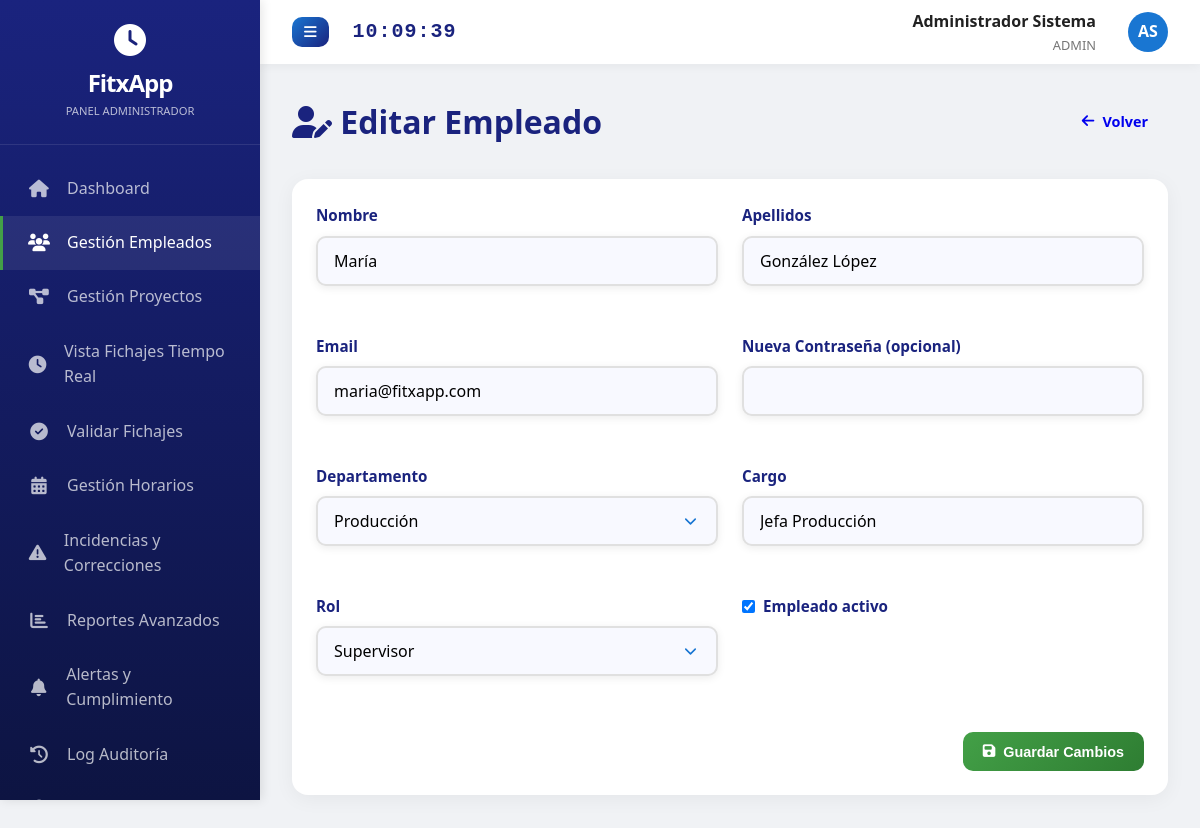
The app's page /fitxapp/admin/empleados_editar.php?id=2 (signed in) with its own data.
### tables this page shows
CREATE TABLE usuarios (
  id INT PRIMARY KEY AUTO_INCREMENT,
  nombre VARCHAR(50) NOT NULL,
  apellidos VARCHAR(100) NOT NULL,
  email VARCHAR(100) NOT NULL UNIQUE,
  password VARCHAR(255) NOT NULL,
  rol ENUM('admin','supervisor','empleado') DEFAULT 'empleado',
  departamento_id INT NULL,
  cargo VARCHAR(100),
  telefono VARCHAR(20),
  dni VARCHAR(20),
  fecha_alta DATE NULL,
  avatar VARCHAR(255) NULL,
  activo TINYINT(1) DEFAULT 1,
  fecha_creacion DATETIME DEFAULT CURRENT_TIMESTAMP,
  FOREIGN KEY (departamento_id) REFERENCES departamentos(id) ON DELETE SET NULL
);

CREATE TABLE departamentos (
  id INT PRIMARY KEY AUTO_INCREMENT,
  nombre VARCHAR(100) NOT NULL UNIQUE,
  descripcion TEXT,
  supervisor_id INT NULL,
  fecha_creacion DATETIME DEFAULT CURRENT_TIMESTAMP
);

### fitxapp/includes/db.php (called while the page is built, shortened)
<?php
function escape($string) {
    return htmlspecialchars($string ?? '', ENT_QUOTES, 'UTF-8');
}
?>

### fitxapp/admin/empleados_editar.php (the view, shortened to what this page needs)
<?php
require_once '../includes/db.php';
require_once '../includes/funciones.php';
$id = $_GET['id'];
$stmt = $pdo->prepare("SELECT * FROM usuarios WHERE id = ?");
$stmt->execute([$id]);
$empleado = $stmt->fetch();
$stmt = $pdo->query("SELECT id, nombre FROM departamentos ORDER BY nombre ASC");
$departamentos = $stmt->fetchAll();
?>
<!DOCTYPE html>
<html lang="es">
<head>
    <link rel="stylesheet" href="https://cdnjs.cloudflare.com/ajax/libs/font-awesome/6.4.0/css/all.min.css">
    <link rel="stylesheet" href="../assets/css/style.css">
</head>
<body>
<?php include '../includes/sidebar_admin.php'; ?>
<div class="main-contenedor">
    <?php include '../includes/header.php'; ?>
    <div class="contenido">
        <div style="display: flex; justify-content: space-between; align-items: center; margin-bottom: 2rem;">
            <h1 style="color: #1a237e;">
                <i class="fas fa-user-edit"></i> Editar Empleado
            </h1>
            <a href="empleados.php" class="btn btn-secundario">
                <i class="fas fa-arrow-left"></i> Volver
            </a>
        </div>
        <div class="card">
            <div class="card-body">
                <form method="POST">
                    <div class="grid" style="grid-template-columns: 1fr 1fr; gap: 1.5rem;">
                        <div class="form-grupo">
                            <label>Nombre</label>
                            <input type="text" name="nombre" class="form-control" value="<?php echo escape($empleado['nombre']); ?>" required>
                        </div>
                        <div class="form-grupo">
                            <label>Apellidos</label>
                            <input type="text" name="apellidos" class="form-control" value="<?php echo escape($empleado['apellidos']); ?>" required>
                        </div>
                        <div class="form-grupo">
                            <label>Email</label>
                            <input type="email" name="email" class="form-control" value="<?php echo escape($empleado['email']); ?>" required>
                        </div>
                        <div class="form-grupo">
                            <label>Nueva Contraseña (opcional)</label>
                            <input type="password" name="password_nueva" class="form-control">
                        </div>
                        <div class="form-grupo">
                            <label>Departamento</label>
                            <select name="departamento_id" class="form-control" required>
                                <?php foreach ($departamentos as $d): ?>
                                <option value="<?php echo $d['id']; ?>" <?php echo $empleado['departamento_id'] == $d['id'] ? 'selected' : ''; ?>><?php echo escape($d['nombre']); ?></option>
                                <?php endforeach; ?>
                            </select>
                        </div>
                        <div class="form-grupo">
                            <label>Cargo</label>
                            <input type="text" name="cargo" class="form-control" value="<?php echo escape($empleado['cargo']); ?>" required>
                        </div>
                        <div class="form-grupo">
                            <label>Rol</label>
                            <select name="rol" class="form-control" required>
                                <option value="supervisor" <?php echo $empleado['rol'] == 'supervisor' ? 'selected' : ''; ?>>Supervisor</option>
                            </select>
                        </div>
                        <div class="form-grupo">
                            <label style="display: flex; align-items: center; gap: 0.5rem;">
                                <input type="checkbox" name="activo" <?php echo $empleado['activo'] ? 'checked' : ''; ?>>
                                Empleado activo
                            </label>
                        </div>
                    </div>
                    <div style="margin-top: 2rem; text-align: right;">
                        <button type="submit" class="btn btn-exito">
                            <i class="fas fa-save"></i> Guardar Cambios
                        </button>
                    </div>
                </form>
            </div>
        </div>
    </div>
</div>
</body>
</html>

### fitxapp/assets/css/style.css (style rules this page uses)
* { margin: 0; padding: 0; box-sizing: border-box; }
body { font-family: 'Segoe UI', Roboto, Oxygen, Ubuntu, Cantarell, 'Open Sans', 'Helvetica Neue', sans-serif; background-color: #f0f2f5; color: #212121; line-height: 1.6; }
.main-contenedor { margin-left: 260px; transition: margin-left 0.3s ease; }
.contenido { margin-top: 64px; padding: 2rem; min-height: calc(100vh - 64px); }
.card { background: white; border-radius: 16px; box-shadow: 0 4px 20px rgba(0,0,0,0.05); overflow: hidden; margin-bottom: 2rem; }
.card-body { padding: 1.5rem; }
.btn { display: inline-flex; align-items: center; gap: 0.5rem; padding: 0.7rem 1.25rem; border: none; border-radius: 10px; font-size: 0.9rem; font-weight: 600; cursor: pointer; transition: all 0.2s ease; text-decoration: none; }
.btn-exito { background: linear-gradient(135deg, #43a047, #2e7d32); color: white; }
.form-grupo { position: relative; margin-bottom: 1.5rem; }
.form-control { width: 100%; padding: 12px 16px; border: 2px solid #e0e0e0; border-radius: 10px; font-size: 1rem; transition: all 0.3s ease; background: #f8f9ff; box-sizing: border-box; box-shadow: 0 2px 8px rgba(0,0,0,0.08); font-family: inherit; }
label { display: block; margin-bottom: 0.5rem; font-weight: 700; color: #1a237e; font-size: 0.95rem; }
select.form-control { appearance: none; background-repeat: no-repeat; background-position: right 16px center; background-size: 1.2em; padding-right: 48px; cursor: pointer; }
.form-control::placeholder { color: #bdbdbd; opacity: 1; }
.grid { display: grid; }

### records on screen
usuarios: nombre "María", apellidos "González López", email "maria@fitxapp.com", departamento_id "Producción", cargo "Jefa Producción", rol "Supervisor", activo "☑"

### other values on screen
$_SESSION['nombre'] . ' ' . $_SESSION['apellidos'] "Administrador Sistema"
$_SESSION['rol'] "ADMIN"
